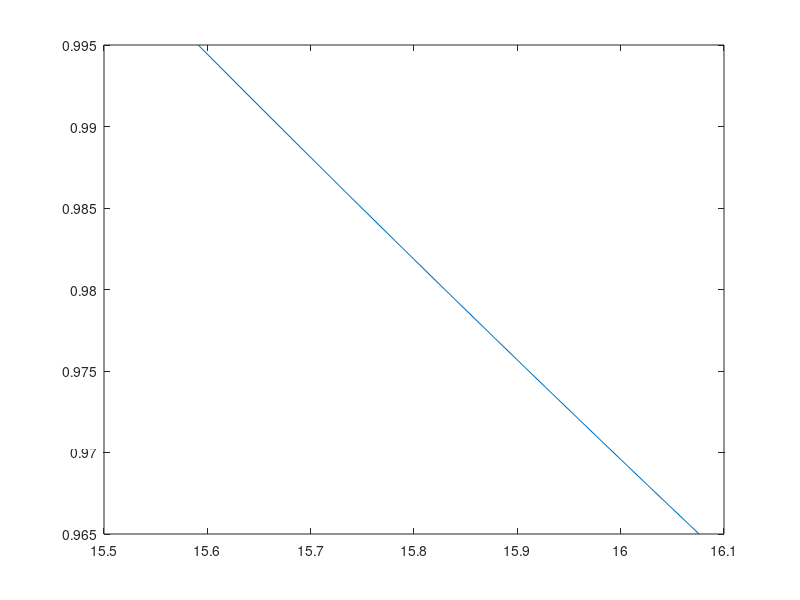

The MATLAB source for this figure:
clc;
clear all;

Vi=2400;
Vs=Vi/sqrt(3);
Z=0.18+i*0.41;
I=Vi/Z;
S=3*Vi*conj(I);
P2=real(S);
s=0.005:0.003:0.035;

for i=1:11
    Pag(i)=P2/(1-s(i));
    P1(i)=Pag(i);
    eta(i)=P2/P1(i);
end

P=P1/1000000
plot(P,eta)
